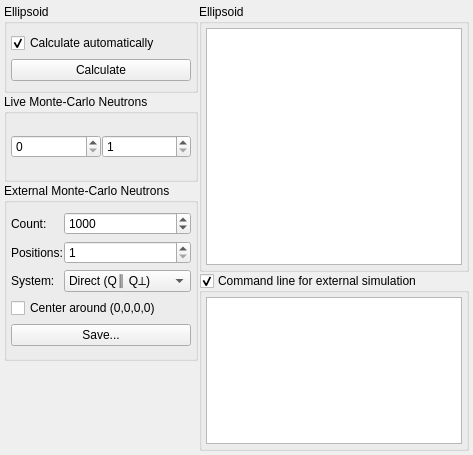
     <widget class="QWidget" name="tabMC">
      <attribute name="title">
       <string>Monte-Carlo</string>
      </attribute>
      <layout class="QGridLayout" name="gridLayout_6">
       <property name="margin">
        <number>4</number>
       </property>
       <property name="spacing">
        <number>1</number>
       </property>
       <item row="2" column="0" rowspan="2">
        <widget class="QGroupBox" name="groupBox_11">
         <property name="sizePolicy">
          <sizepolicy hsizetype="Preferred" vsizetype="Preferred">
           <horstretch>0</horstretch>
           <verstretch>0</verstretch>
          </sizepolicy>
         </property>
         <property name="title">
          <string>External Monte-Carlo Neutrons</string>
         </property>
         <layout class="QGridLayout" name="gridLayout_5">
          <property name="margin">
           <number>4</number>
          </property>
          <property name="spacing">
           <number>1</number>
          </property>
          <item row="4" column="0" colspan="2">
           <widget class="QPushButton" name="btnMCGenerate">
            <property name="text">
             <string>Save...</string>
            </property>
           </widget>
          </item>
          <item row="3" column="0" colspan="2">
           <widget class="QCheckBox" name="checkMCCenter">
            <property name="text">
             <string>Center around (0,0,0,0)</string>
            </property>
           </widget>
          </item>
          <item row="2" column="1">
           <widget class="QComboBox" name="comboMCCoords">
            <property name="sizePolicy">
             <sizepolicy hsizetype="Expanding" vsizetype="Fixed">
              <horstretch>0</horstretch>
              <verstretch>0</verstretch>
             </sizepolicy>
            </property>
            <item>
             <property name="text">
              <string>Direct (Q∥ Q⟂)</string>
             </property>
            </item>
            <item>
             <property name="text">
              <string>Lattice (Å⁻¹)</string>
             </property>
            </item>
            <item>
             <property name="text">
              <string>Lattice (rlu)</string>
             </property>
            </item>
           </widget>
          </item>
          <item row="2" column="0">
           <widget class="QLabel" name="label_3">
            <property name="sizePolicy">
             <sizepolicy hsizetype="Minimum" vsizetype="Preferred">
              <horstretch>0</horstretch>
              <verstretch>0</verstretch>
             </sizepolicy>
            </property>
            <property name="text">
             <string>System:</string>
            </property>
           </widget>
          </item>
          <item row="1" column="1">
           <widget class="QSpinBox" name="spinMCSample">
            <property name="toolTip">
             <string>Number of sample positions</string>
            </property>
            <property name="minimum">
             <number>1</number>
            </property>
            <property name="maximum">
             <number>1000000</number>
            </property>
            <property name="value">
             <number>1</number>
            </property>
           </widget>
          </item>
          <item row="1" column="0">
           <widget class="QLabel" name="label_8">
            <property name="text">
             <string>Positions:</string>
            </property>
           </widget>
          </item>
          <item row="0" column="1">
           <widget class="QSpinBox" name="spinMCNeutrons">
            <property name="sizePolicy">
             <sizepolicy hsizetype="Expanding" vsizetype="Fixed">
              <horstretch>0</horstretch>
              <verstretch>0</verstretch>
             </sizepolicy>
            </property>
            <property name="toolTip">
             <string>Number of neutrons</string>
            </property>
            <property name="minimum">
             <number>1</number>
            </property>
            <property name="maximum">
             <number>1000000</number>
            </property>
            <property name="singleStep">
             <number>100</number>
            </property>
            <property name="value">
             <number>1000</number>
            </property>
           </widget>
          </item>
          <item row="0" column="0">
           <widget class="QLabel" name="label">
            <property name="sizePolicy">
             <sizepolicy hsizetype="Minimum" vsizetype="Preferred">
              <horstretch>0</horstretch>
              <verstretch>0</verstretch>
             </sizepolicy>
            </property>
            <property name="text">
             <string>Count:</string>
            </property>
           </widget>
          </item>
         </layout>
        </widget>
       </item>
       <item row="3" column="1" rowspan="2">
        <widget class="QGroupBox" name="groupSim">
         <property name="sizePolicy">
          <sizepolicy hsizetype="Preferred" vsizetype="Expanding">
           <horstretch>0</horstretch>
           <verstretch>1</verstretch>
          </sizepolicy>
         </property>
         <property name="title">
          <string>Command line for external simulation</string>
         </property>
         <property name="checkable">
          <bool>true</bool>
         </property>
         <layout class="QGridLayout" name="gridLayout_8">
          <property name="margin">
           <number>4</number>
          </property>
          <property name="spacing">
           <number>1</number>
          </property>
          <item row="0" column="0">
           <widget class="QPlainTextEdit" name="editSim">
            <property name="readOnly">
             <bool>true</bool>
            </property>
           </widget>
          </item>
         </layout>
        </widget>
       </item>
       <item row="0" column="1" rowspan="3">
        <widget class="QGroupBox" name="groupBox_10">
         <property name="sizePolicy">
          <sizepolicy hsizetype="Preferred" vsizetype="Expanding">
           <horstretch>1</horstretch>
           <verstretch>1</verstretch>
          </sizepolicy>
         </property>
         <property name="title">
          <string>Ellipsoid</string>
         </property>
         <layout class="QGridLayout" name="gridLayout_13">
          <property name="margin">
           <number>4</number>
          </property>
          <property name="spacing">
           <number>1</number>
          </property>
          <item row="0" column="0">
           <widget class="QTextEdit" name="editElli">
            <property name="tabChangesFocus">
             <bool>true</bool>
            </property>
            <property name="undoRedoEnabled">
             <bool>false</bool>
            </property>
            <property name="readOnly">
             <bool>true</bool>
            </property>
           </widget>
          </item>
         </layout>
        </widget>
       </item>
       <item row="0" column="0">
        <widget class="QGroupBox" name="groupBox_13">
         <property name="title">
          <string>Ellipsoid</string>
         </property>
         <layout class="QGridLayout" name="gridLayout_7">
          <property name="margin">
           <number>4</number>
          </property>
          <property name="spacing">
           <number>1</number>
          </property>
          <item row="0" column="0">
           <widget class="QCheckBox" name="checkElli4dAutoCalc">
            <property name="text">
             <string>Calculate automatically</string>
            </property>
            <property name="checked">
             <bool>true</bool>
            </property>
           </widget>
          </item>
          <item row="1" column="0">
           <widget class="QPushButton" name="btnCalcElli4d">
            <property name="text">
             <string>Calculate</string>
            </property>
           </widget>
          </item>
         </layout>
        </widget>
       </item>
       <item row="1" column="0">
        <widget class="QGroupBox" name="groupBox_30">
         <property name="title">
          <string>Live Monte-Carlo Neutrons</string>
         </property>
         <layout class="QGridLayout" name="gridLayout_19">
          <property name="margin">
           <number>4</number>
          </property>
          <property name="spacing">
           <number>1</number>
          </property>
          <item row="0" column="0">
           <widget class="QSpinBox" name="spinMCNeutronsLive">
            <property name="toolTip">
             <string>Number of neutrons</string>
            </property>
            <property name="maximum">
             <number>1000000</number>
            </property>
            <property name="singleStep">
             <number>100</number>
            </property>
           </widget>
          </item>
          <item row="0" column="1">
           <widget class="QSpinBox" name="spinMCSampleLive">
            <property name="toolTip">
             <string>Number of sample positions</string>
            </property>
            <property name="minimum">
             <number>1</number>
            </property>
            <property name="value">
             <number>1</number>
            </property>
           </widget>
          </item>
         </layout>
        </widget>
       </item>
      </layout>
     </widget>
